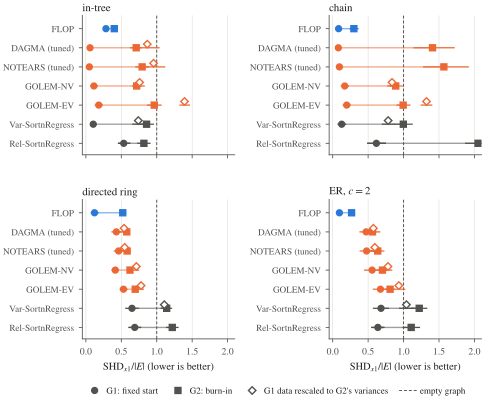

Source code (Python):
"""Figures 7 and A-baselines: learner results under the fixed start (G1) and a burn-in (G2).

Inputs:  ../../b1y/results/q2.csv.gz  (Q2: tuned DAGMA/NOTEARS/GOLEM, FLOP, SortnRegress; arms G1, G2, VM_G1, VM_G2)
         ../../b1y/results/q5.csv.gz  (Q5: label-free and time-labelled reference methods; arms G1, G2)
Metric:  SHD_x1n = structural Hamming distance per true edge, edges that leave slice 1 excluded (lower is better).
Unit:    summary graph (family, p, seed); mean over T within a graph; 95% intervals by graph-cluster bootstrap
         (2000 resamples, seed 11).
Note:    Q2 runs different methods on different (p, T) cells (NOTEARS only where pT <= 30, GOLEM only at pT <= 50).
         To compare methods on the same data sets, fig_learners uses only the cells every plotted method has:
         (p, T) in {(5,3), (5,5), (10,3)}.  The paper's tables pool each method over its own cells; the sign pattern
         is asserted to be the same below.
Outputs: fig_learners.pdf, fig_baselines.pdf
Run:     /home/user/venv312/bin/python fig_learners.py
"""
import os
import sys

import numpy as np
import pandas as pd
import matplotlib.pyplot as plt
from matplotlib.lines import Line2D

HERE = os.path.dirname(os.path.abspath(__file__))
sys.path.insert(0, HERE)
import figstyle as fs

fs.setup()
RES = os.path.join(HERE, "..", "..", "b1y", "results")
rng = np.random.default_rng(11)
NB = 2000


def cluster_ci(vals):
    """vals: 1-d array over graphs -> (mean, lo, hi)."""
    n = len(vals)
    idx = rng.integers(0, n, size=(NB, n))
    b = vals[idx].mean(1)
    return vals.mean(), *np.percentile(b, [2.5, 97.5])


def table(df, methods, arms, fam=None):
    d = df[df.method.isin(methods) & df.arm.isin(arms)]
    if fam is not None:
        d = d[d.family == fam]
    g = d.groupby(["family", "p", "seed", "method", "arm"]).shd_x1n.mean().reset_index()
    out = {}
    for (m, a), s in g.groupby(["method", "arm"]):
        out[(m, a)] = cluster_ci(s.shd_x1n.to_numpy())
    return out


# ------------------------------------------------------------------------------------------- Q2 figure
Q2 = pd.read_csv(os.path.join(RES, "q2.csv.gz"))
COMMON = {(5, 3), (5, 5), (10, 3)}
Q2c = Q2[[(p, t) in COMMON for p, t in zip(Q2.p, Q2["T"])]]
M2 = [("FLOP", "FLOP", fs.BLUE), ("DAGMA", "DAGMA (tuned)", fs.ORANGE), ("NOTEARS", "NOTEARS (tuned)", fs.ORANGE),
      ("GOLEMNV", "GOLEM-NV", fs.ORANGE), ("GOLEMEV", "GOLEM-EV", fs.ORANGE), ("VarSnR", "Var-SortnRegress", fs.INK2),
      ("RelSnR", "Rel-SortnRegress", fs.INK2)]
FAMS = [("intree", "in-tree"), ("chain", "chain"), ("ring", "directed ring"), ("ER2", "ER, $c=2$")]


def fig_learners():
    fig, axes = plt.subplots(2, 2, figsize=(fs.W_FULL, 4.2), sharex=True,
                             gridspec_kw={"wspace": 0.62, "hspace": 0.32})
    for ax, (fam, title) in zip(axes.ravel(), FAMS):
        res = table(Q2c, [m for m, _, _ in M2], ["G1", "G2", "VM_G1"], fam)
        ys = list(range(len(M2)))[::-1]
        ax.axvline(1.0, color=fs.INK2, lw=0.7, ls=(0, (3, 2)))
        for y, (m, lab, col) in zip(ys, M2):
            g1, g2, vm = res[(m, "G1")], res[(m, "G2")], res[(m, "VM_G1")]
            ax.plot([g1[0], g2[0]], [y, y], color=col, lw=1.0, alpha=0.55, zorder=2)
            for r, mk, filled in ((g1, "o", True), (g2, "s", True), (vm, "D", False)):
                ax.plot([r[1], r[2]], [y, y], color=col, lw=0.9, zorder=3)
                if m in ("FLOP", "RelSnR") and mk == "D":
                    continue  # rescaling leaves correlation-based scores unchanged
                ax.plot([r[0]], [y + (0.19 if mk == "D" else 0)], mk, color=col, mfc=col if filled else "white",
                        mew=1.0, ms=4.3 if mk != "D" else 3.8, zorder=4)
        ax.set_yticks(ys)
        ax.set_yticklabels([lab for _, lab, _ in M2], fontsize=6.6)
        ax.set_title(title, fontsize=7.8, loc="left", pad=3)
        ax.grid(axis="y", visible=False)
        ax.set_ylim(-0.6, len(M2) - 0.3)
        ax.set_xlim(-0.05, 2.1)
    for ax in axes[1]:
        ax.set_xlabel(r"$\mathrm{SHD}_{x1}/|E|$ (lower is better)")
    handles = [Line2D([], [], marker="o", color=fs.INK2, ls="none", ms=4.3, label="G1: fixed start"),
               Line2D([], [], marker="s", color=fs.INK2, ls="none", ms=4.3, label="G2: burn-in"),
               Line2D([], [], marker="D", color=fs.INK2, mfc="white", ls="none", ms=3.8,
                      label="G1 data rescaled to G2's variances"),
               Line2D([], [], color=fs.INK2, ls=(0, (3, 2)), lw=0.7, label="empty graph")]
    fig.legend(handles=handles, loc="lower center", ncol=4, fontsize=6.5, bbox_to_anchor=(0.5, -0.045), columnspacing=1.2,
               handletextpad=0.3)
    fig.savefig(os.path.join(HERE, "fig_learners.pdf"), bbox_inches="tight", pad_inches=0.03)
    plt.close(fig)
    return res


# sign-pattern check against the committed analysis (in-trees, own cells): tuned DAGMA, NOTEARS, GOLEM-NV beat FLOP under
# G1 and lose under G2 on the common cells too
def check_sign():
    r = table(Q2c, ["FLOP", "DAGMA", "NOTEARS", "GOLEMNV"], ["G1", "G2"], "intree")
    for m in ("DAGMA", "NOTEARS", "GOLEMNV"):
        assert r[(m, "G1")][0] < r[("FLOP", "G1")][0], (m, r)
        assert r[(m, "G2")][0] > r[("FLOP", "G2")][0], (m, r)


# ------------------------------------------------------------------------------------------- Q5 figure
def fig_baselines():
    Q5 = pd.read_csv(os.path.join(RES, "q5.csv.gz"))
    groups = [
        ("label-free", [("FLOP", "FLOP", fs.BLUE), ("BOSS_tetrad", "BOSS (Tetrad)", fs.ORANGE),
                        ("GRaSP_tetrad", "GRaSP (Tetrad)", fs.ORANGE), ("BOSS", "BOSS (causal-learn)", fs.ORANGE),
                        ("GRaSP", "GRaSP (causal-learn)", fs.ORANGE), ("GES", "GES", fs.ORANGE),
                        ("DirectLiNGAM", "DirectLiNGAM", fs.ORANGE), ("VarSnR", "Var-SortnRegress", fs.INK2),
                        ("RelSnR", "Rel-SortnRegress", fs.INK2)]),
        ("uses the time labels (reference)", [("PCMCI", "PCMCI+", fs.AQUA), ("DYNOTEARS", "DYNOTEARS", fs.AQUA),
                                              ("VARLiNGAM_pooled", "VAR-LiNGAM (pooled)", fs.AQUA),
                                              ("VAR_OLS", "VAR, pooled OLS", fs.AQUA)]),
    ]
    allm = [m for _, g in groups for m, _, _ in g]
    res = table(Q5, allm, ["G1", "G2"])
    n = sum(len(g) for _, g in groups)
    fig, ax = plt.subplots(figsize=(fs.W_FULL, 3.5))
    y = n - 1
    ticks, labs = [], []
    ax.axvline(1.0, color=fs.INK2, lw=0.7, ls=(0, (3, 2)))
    for gi, (gname, g) in enumerate(groups):
        ax.text(2.25, y + 0.15, gname, fontsize=6.6, color=fs.INK2, ha="right", va="bottom", style="italic")
        for m, lab, col in g:
            g1, g2 = res[(m, "G1")], res[(m, "G2")]
            ax.plot([g1[0], g2[0]], [y, y], color=col, lw=1.0, alpha=0.55)
            for r, mk in ((g1, "o"), (g2, "s")):
                ax.plot([r[1], r[2]], [y, y], color=col, lw=0.9)
                ax.plot([r[0]], [y], mk, color=col, ms=4.3, zorder=4)
            ticks.append(y)
            labs.append(lab)
            y -= 1
        y -= 0.7
    ax.set_yticks(ticks)
    ax.set_yticklabels(labs, fontsize=6.8)
    ax.set_xlabel(r"$\mathrm{SHD}_{x1}/|E|$ (lower is better), all families, $p\in\{5,10\}$, $T\in\{3,5\}$")
    ax.grid(axis="y", visible=False)
    ax.set_xlim(-0.05, 2.3)
    ax.set_ylim(y + 0.2, n + 0.9)
    handles = [Line2D([], [], marker="o", color=fs.INK2, ls="none", ms=4.3, label="G1: fixed start"),
               Line2D([], [], marker="s", color=fs.INK2, ls="none", ms=4.3, label="G2: burn-in"),
               Line2D([], [], color=fs.INK2, ls=(0, (3, 2)), lw=0.7, label="empty graph")]
    ax.legend(handles=handles, loc="lower right", fontsize=6.5)
    fig.savefig(os.path.join(HERE, "fig_baselines.pdf"), bbox_inches="tight", pad_inches=0.03)
    plt.close(fig)
    return res


if __name__ == "__main__":
    check_sign()
    fig_learners()
    r = fig_baselines()
    print({k: tuple(round(float(x), 3) for x in v) for k, v in r.items() if k[0] in ("FLOP", "PCMCI", "DYNOTEARS")})
